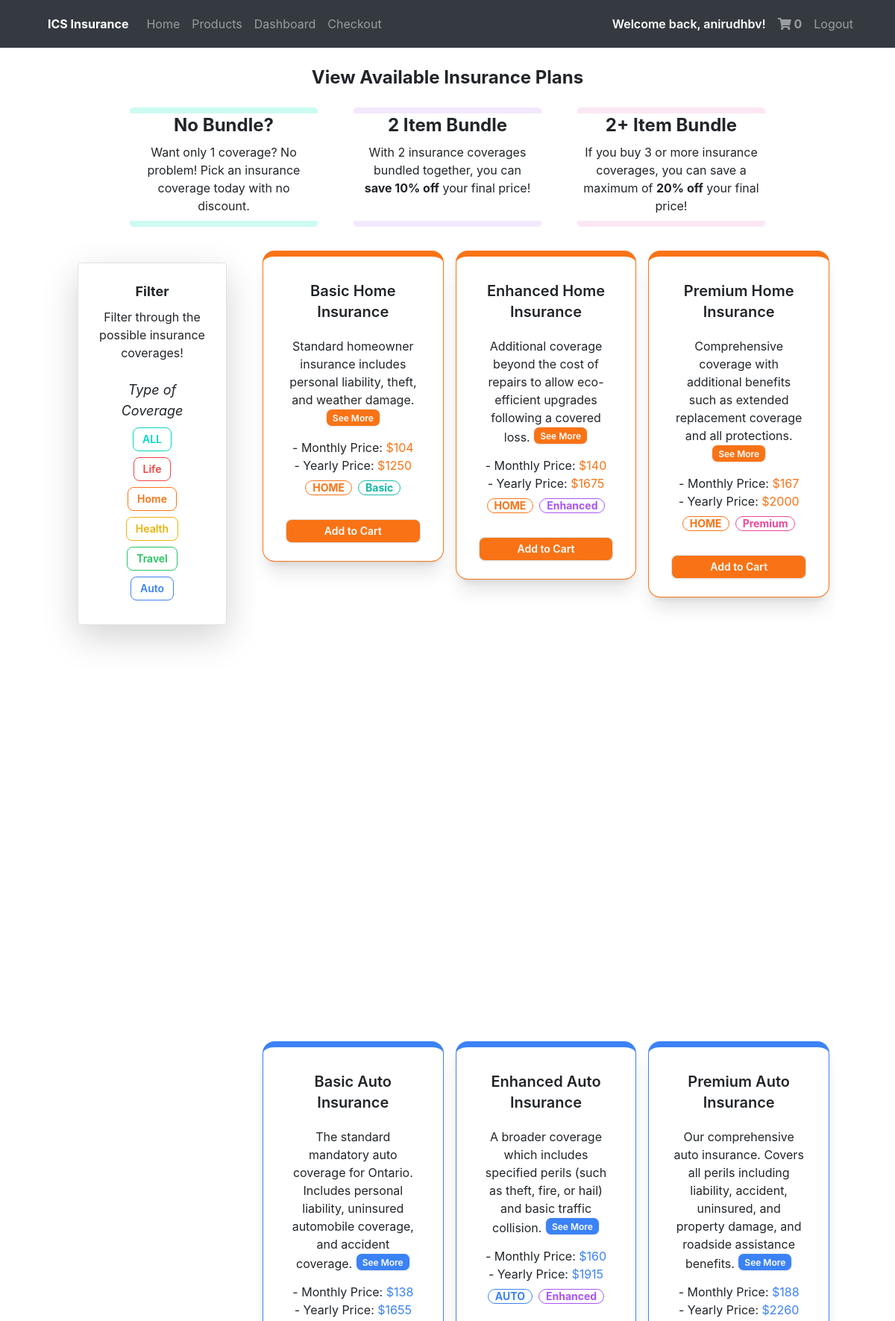
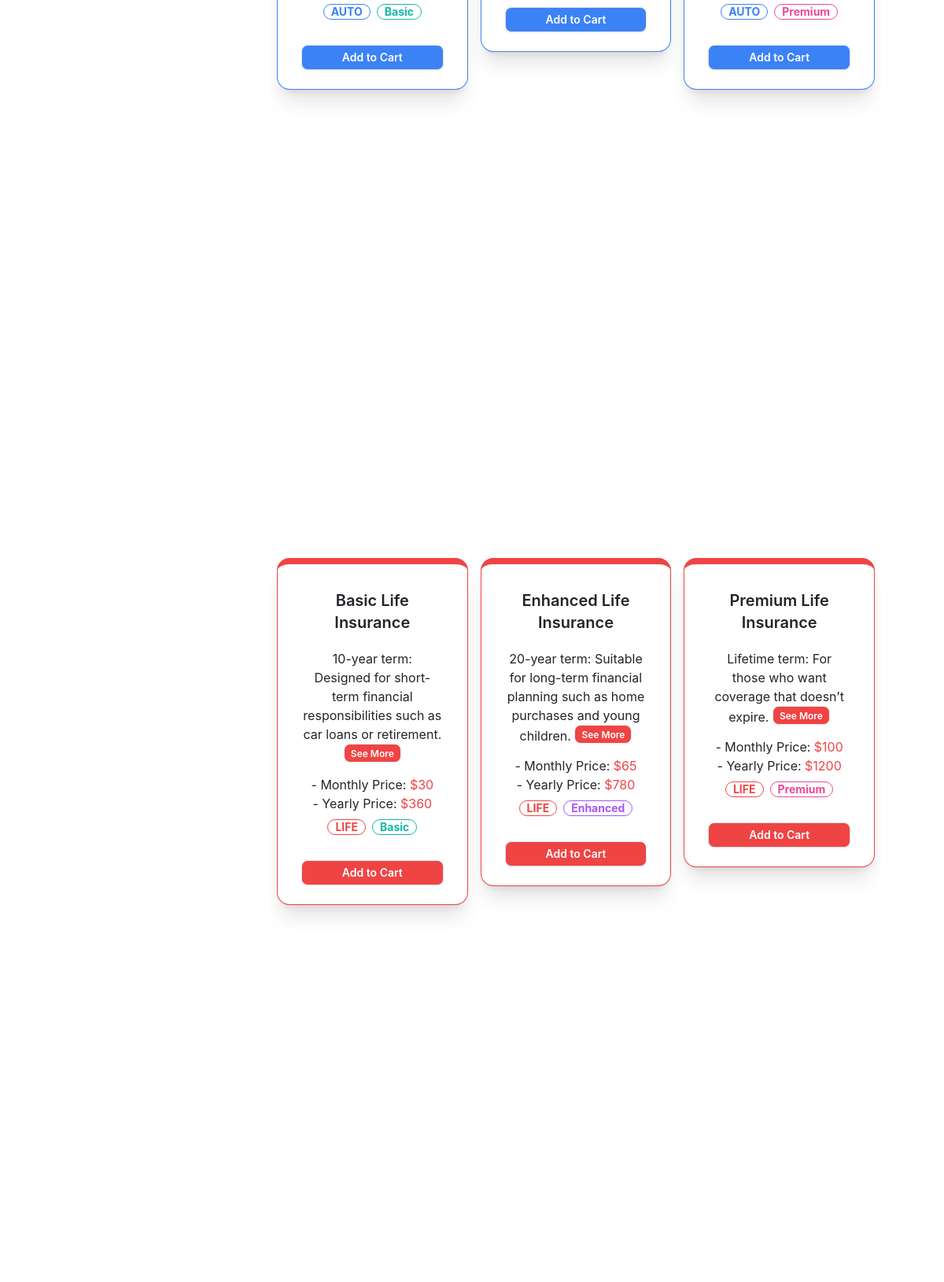
Screenshot of /products (signed in, upper part) with the database file from the repository (2 pictures, top to bottom).
### docs/models.py (models this page shows, shortened)
class User(db.Model, UserMixin): #Use UserMixin class to add prexisting methods
    id = db.Column(db.Integer(), primary_key = True)
    username = db.Column(db.String(length = 45), nullable = False, unique = True)
    email_address = db.Column(db.String(), unique = True, nullable = False)
    password_hash = db.Column(db.String(), nullable = False)
    isAdmin = db.Column(db.Boolean())
    insuranceSelection = db.relationship('Purchases', backref = "insurance_selection", lazy = True)
    @property
    def password(self):
      return self.password

class Options(db.Model):
  id = db.Column(db.Integer(), primary_key = True)
  title =  db.Column(db.String(length = 45), nullable = False)
  type =  db.Column(db.String(length = 45), nullable = False)
  yearly_price = db.Column(db.Integer(), nullable = False)
  month_price = db.Column(db.Integer(), nullable = False)
  mini_description = db.Column(db.String(length = 1000), nullable = False)
  description = db.Column(db.String(length = 1000), nullable = False)
  colour = db.Column(db.String(length = 100), nullable = False)
  tier = db.Column(db.String(length = 100), nullable = False)

### docs/routes.py (the view)
@login_required
@app.route("/products", methods = ["POST", "GET"])
def products_page():
  options = Options.query.all()
  if not current_user.is_authenticated:
    return render_template("products.html", cart_count = None, current_user = None, options = options)
  if request.method == "POST":
    return render_template("products.html", current_user=current_user)
  cart_count = Cart.query.filter_by(owner = current_user.id).count()
  options = Options.query.all()
  return render_template("products.html", cart_count = cart_count, current_user=current_user, options=options)

### docs/models.py (called while the page is built)
@loginmanager.user_loader #Required property for the users to be authenticated
def load_user(user_id):
    return User.query.get(user_id)

### docs/templates/products.html (shortened to what this page needs)
{% extends "base.html" %}  {% block body %}
<div class="w-full mx-auto">
  {% if current_user.is_authenticated %}
  <h1 class="text-2xl font-bold my-4 mx-20 text-center">
    View Available Insurance Plans
  </h1>
  {% else %}
  <h1 class="text-2xl font-bold my-4 mx-20">View Available Insurance Plans</h1>
  {% endif %}
  <div class="flex flex-row rounded-lg w-3/4 mx-auto m-4">
    <div class="border-teal-100 border-t-8 border-b-8 rounded-lg w-1/3 mx-4">
      <h1 class="text-center text-2xl font-bold">No Bundle?</h1>
      <p class="text-center p-2">
        Want only 1 coverage? No problem! Pick an insurance coverage today with no discount.
      </p>
    </div>
    <div class="border-purple-100 border-t-8 border-b-8 rounded-lg w-1/3 mx-4">
      <h1 class="text-center text-2xl font-bold">2 Item Bundle</h1>
      <p class="text-center p-2">
        With 2 insurance coverages bundled together, you can <span class="font-bold">save 10% off</span> your
        final price!
      </p>
    </div>
    <div class="border-pink-100 border-t-8 border-b-8 rounded-lg w-1/3 mx-4">
      <h1 class="text-center text-2xl font-bold">2+ Item Bundle</h1>
      <p class="text-center p-2">
        If you buy 3 or more insurance coverages, you can save a maximum of <span class="font-bold">20%
          off</span> your final price!
      </p>
    </div>
  </div>
  <div>
    <div class="grid sm:grid-cols-12 gap-4 md:mx-20 mx-10">
      <div class="md:col-span-3 row-span-2 text-center rounded-lg">
        <div
          class="m-4 p-4 rounded-lg shadow-lg min-h-[100px] bg-white border border-2 border-gray-500"
        >
          <h1 class="pb-2 text-lg font-bold">Filter</h1>
          <p class="text-center pb-4">Filter through the possible insurance coverages!</p>
          <h2 class="text-lg italic">Type of Coverage</h2>
          <div class="filterbtns types">
            <button
              class="filterbtn block mx-auto m-2 btn btn-xs md:btn-sm btn-outline btn-accent"
              id="ALL"
            >
              ALL
            </button>
            <button
              class="filterbtn block mx-auto m-2 btn btn-xs md:btn-sm btn-outline text-red-500"
              id="LIFE"
            >
              Life
            </button>
            <button
              class="filterbtn block mx-auto m-2 btn btn-xs md:btn-sm btn-outline text-orange-500"
              id="HOME"
            >
              Home
            </button>
            <button
              class="filterbtn block mx-auto m-2 btn btn-xs md:btn-sm btn-outline text-yellow-500"
              id="HEALTH"
            >
              Health
            </button>
            <button
              class="filterbtn block mx-auto m-2 btn btn-xs md:btn-sm btn-outline text-green-500"
              id="TRAVEL"
            >
              Travel
            </button>
            <button
              class="filterbtn block mx-auto m-2 btn btn-xs md:btn-sm btn-outline text-blue-500"
              id="AUTO"
            >
              Auto
            </button>
          </div>
        </div>
      </div>
      <div
        class="filters grid sm:grid-cols-12 row-span-1 sm:col-span-9 text-center bg-white h-screen overflow-y-scroll"
      >
        {% for option in options %}
        <div
          class="card filter ALL h-fit {{option.type}} {{option.tier}} shadow-xl h-lg md:col-span-4 sm:col-span-6 m-2 border-t-8 border-{{option.colour}}-500 "
        >
          <div class="card-body">
            <h2 class="card-title text-{{option.colour}}">{{option.title}}</h2>
            <p>
              {{ option.mini_description }}
              <label
                for="{{option.id}}"
                class="btn btn-xs bg-{{option.colour}}-500 text-white"
                >See More</label
              >
            </p>
            <ul class="">
              <li>
                - Monthly Price:
                <span class="text-{{option.colour}}-500"
                  >${{option.month_price}}</span
                >
              </li>
              <li>
                - Yearly Price:
                <span class="text-{{option.colour}}-500"
                  >${{option.yearly_price}}</span
                >
              </li>
            </ul>
            <div class="card-actions justify-center">
              <div class="badge badge-outline text-{{option.colour}}-500">
                {{ option.type }}
              </div>
              {% if option.tier == 'Basic' %}
              <div class="badge badge-outline text-teal-500">
                {{option.tier}}
              </div>
              {% elif option.tier == 'Enhanced'%}
              <div class="badge badge-outline text-purple-500">
                {{option.tier}}
              </div>
              {% else %}
              <div class="badge badge-outline text-pink-500">
                {{option.tier}}
              </div>
              {% endif %}
            </div>
          </div>
          <a
            href="/cart?product_id={{option.id}}"
            class="btn btn-sm bg-{{option.colour}}-500 mb-4 text-white w-3/4 mx-auto border border-{{option.colour}}-500 mb-2 hover:btn-outline hover:text-{{option.colour}}-500"
            >Add to Cart</a
          >
        </div>
        {% endfor %}
      </div>
    </div>
  </div>
</div>
{% endblock %}

### docs/templates/base.html (shortened to what this page needs)
<!DOCTYPE html>
<html lang="en" data-theme="light">
  <head>
    <link
      rel="stylesheet"
      href="https://stackpath.bootstrapcdn.com/bootstrap/4.4.1/css/bootstrap.min.css"
    />
    <link
      rel="stylesheet"
      href="https://cdnjs.cloudflare.com/ajax/libs/font-awesome/5.15.3/css/all.min.css"
    />
    <link
      rel="stylesheet"
      href="https://stackpath.bootstrapcdn.com/font-awesome/4.7.0/css/font-awesome.min.css"
    />
    <link
      href="https://cdn.jsdelivr.net/npm/daisyui@4.12.10/dist/full.min.css"
      rel="stylesheet"
      type="text/css"
    />
    <link
      href="https://cdn.jsdelivr.net/npm/daisyui@4.12.10/dist/full.min.css"
      rel="stylesheet"
      type="text/css"
    />
    <script src="https://cdn.tailwindcss.com"></script>
  </head>
  <body style="overflow-x: clip;" class="bg-white" style="background-color: white">
    <nav class="navbar navbar-expand-lg navbar-dark bg-dark">
      <div class="collapse navbar-collapse" id="navbar">
        <div class="navbar-nav flex-grow-1 ms-10 me-10">
          <a class="nav-item nav-link font-bold text-white mx-2"
            >ICS Insurance</a
          >
          <a class="nav-item nav-link" id="home" href="/">Home</a>
          <a class="nav-item nav-link" id="products" href="/products"
            >Products</a
          >
          {% if current_user.is_authenticated %}
          <a class="nav-item nav-link" id="dashboard" href="/dashboard"
            >Dashboard</a
          >
          <a class="nav-item nav-link" id="checkout" href="/checkout"
            >Checkout</a
          >
          <div class="lg:ml-auto lg:flex lg:align-items-center justify-center">
            <p class="font-semibold text-white my-auto mx-2">
              Welcome back, {{current_user.username}}!
            </p>
            <a
              class="nav-item nav-link font-bold"
              id="shopping-cart"
              href="/checkout"
            >
              <i class="fas fa-shopping-cart"></i>
              {% if current_user.is_authenticated %} {{cart_count}} {% endif %}
            </a>
            <a class="nav-item nav-link" id="logout" href="/logout">Logout</a>
          </div>
          {% endif %}
        </div>
      </div>
    </nav>
    {% block body %}{% endblock %}
  </body>
</html>

### rows the page displays
User: username "anirudhbv"
Options: title "Basic Home Insurance", mini_description "Standard homeowner insurance includes personal liability, theft, and weather damage.", month_price "104", yearly_price "1250", type "HOME", tier "Basic"
Options: title "Enhanced Home Insurance", mini_description "Additional coverage beyond the cost of repairs to allow eco-efficient upgrades following a covered loss.", month_price "140", yearly_price "1675", type "HOME", tier "Enhanced"
Options: title "Premium Home Insurance", mini_description "Comprehensive coverage with additional benefits such as extended replacement coverage and all protections.", month_price "167", yearly_price "2000", type "HOME", tier "Premium"
Options: title "Basic Auto Insurance", mini_description "The standard mandatory auto coverage for Ontario. Includes personal liability, uninsured automobile coverage, and accident coverage.", month_price "138", yearly_price "1655", type "AUTO", tier "Basic"
Options: title "Enhanced Auto Insurance", mini_description "A broader coverage which includes specified perils (such as theft, fire, or hail) and basic traffic collision.", month_price "160", yearly_price "1915", type "AUTO", tier "Enhanced"
Options: title "Premium Auto Insurance", mini_description "Our comprehensive auto insurance. Covers all perils including liability, accident, uninsured, and property damage, and roadside assistance benefits.", month_price "188", yearly_price "2260", type "AUTO", tier "Premium"
Options: title "Basic Life Insurance", mini_description "10-year term: Designed for short-term financial responsibilities such as car loans or retirement.", month_price "30", yearly_price "360", type "LIFE", tier "Basic"
Options: title "Enhanced Life Insurance", mini_description "20-year term: Suitable for long-term financial planning such as home purchases and young children.", month_price "65", yearly_price "780", type "LIFE", tier "Enhanced"
Options: title "Premium Life Insurance", mini_description "Lifetime term: For those who want coverage that doesn’t expire.", month_price "100", yearly_price "1200", type "LIFE", tier "Premium"

### other values shown
{{ cart_count }} "0"
